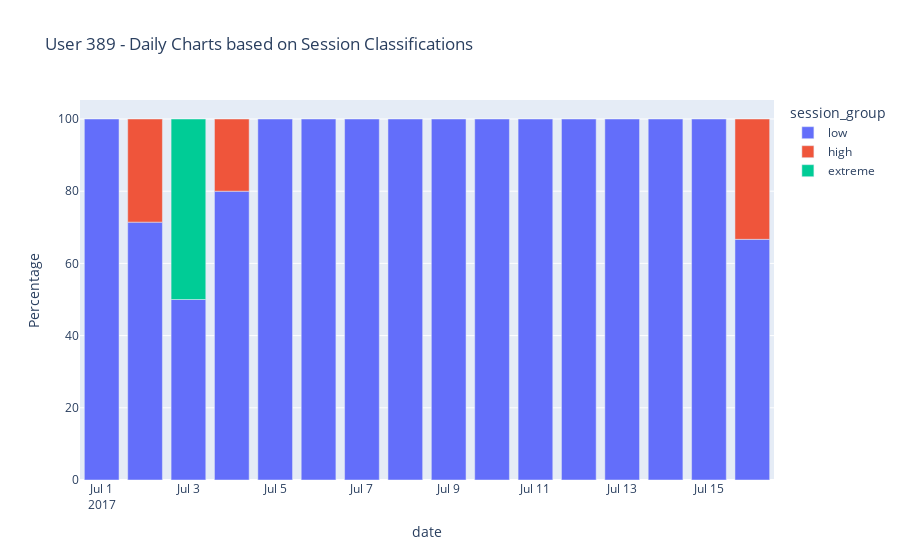

Notebook code cell kept with this figure:
### Code cell
user = 389

# bar_chart_daily_sessions_389 = df_session[df_session['user_id'] == user].groupby(['date', 'session_group'])['30min sessions'].count().reset_index(name='Daily Sessions')
bar_chart_daily_sessions_389_total_days = bar_chart_daily_sessions_389.groupby('date').sum()['Daily Sessions'].reset_index(name='Total Sessions') #.reset_index(name='Total Sessions')
bar_chart_daily_sessions_389_100pec = pd.merge(bar_chart_daily_sessions_389, bar_chart_daily_sessions_389_total_days, how='left', left_on='date', right_on='date')
bar_chart_daily_sessions_389_100pec['Percentage'] = (bar_chart_daily_sessions_389_100pec['Daily Sessions'] / bar_chart_daily_sessions_389_100pec['Total Sessions']) * 100


import plotly.express as px

# long_df = px.data.medals_long()

fig = px.bar(bar_chart_daily_sessions_389_100pec[10:30], x="date", y="Percentage", color="session_group", title=f"User {user} - Daily Charts based on Session Classifications")
# fig.update_layout(barmode='relative')
fig.show()

### Figure 1 — Plotly figure (JSON) as saved in the notebook; plotly's stock layout.template omitted (floating-point values rounded to 4 significant figures)
{"data": [{"alignmentgroup": "True", "hovertemplate": "session_group=low<br>date=%{x}<br>Percentage=%{y}<extra></extra>", "legendgroup": "low", "marker": {"color": "#636efa", "pattern": {"shape": ""}}, "name": "low", "offsetgroup": "low", "orientation": "v", "showlegend": true, "textposition": "auto", "type": "bar", "x": ["2017-07-01", "2017-07-02", "2017-07-03", "2017-07-04", "2017-07-05", "2017-07-06", "2017-07-07", "2017-07-08", "2017-07-09", "2017-07-10", "2017-07-11", "2017-07-12", "2017-07-13", "2017-07-14", "2017-07-15", "2017-07-16"], "xaxis": "x", "y": [100, 71.43, 50, 80, 100, 100, 100, 100, 100, 100, 100, 100, 100, 100, 100, 66.67], "yaxis": "y"}, {"alignmentgroup": "True", "hovertemplate": "session_group=high<br>date=%{x}<br>Percentage=%{y}<extra></extra>", "legendgroup": "high", "marker": {"color": "#EF553B", "pattern": {"shape": ""}}, "name": "high", "offsetgroup": "high", "orientation": "v", "showlegend": true, "textposition": "auto", "type": "bar", "x": ["2017-07-02", "2017-07-04", "2017-07-16"], "xaxis": "x", "y": [28.57, 20, 33.33], "yaxis": "y"}, {"alignmentgroup": "True", "hovertemplate": "session_group=extreme<br>date=%{x}<br>Percentage=%{y}<extra></extra>", "legendgroup": "extreme", "marker": {"color": "#00cc96", "pattern": {"shape": ""}}, "name": "extreme", "offsetgroup": "extreme", "orientation": "v", "showlegend": true, "textposition": "auto", "type": "bar", "x": ["2017-07-03"], "xaxis": "x", "y": [50], "yaxis": "y"}], "layout": {"barmode": "relative", "legend": {"title": {"text": "session_group"}, "tracegroupgap": 0}, "title": {"text": "User 389 - Daily Charts based on Session Classifications"}, "xaxis": {"anchor": "y", "domain": [0, 1], "title": {"text": "date"}}, "yaxis": {"anchor": "x", "domain": [0, 1], "title": {"text": "Percentage"}}}}
